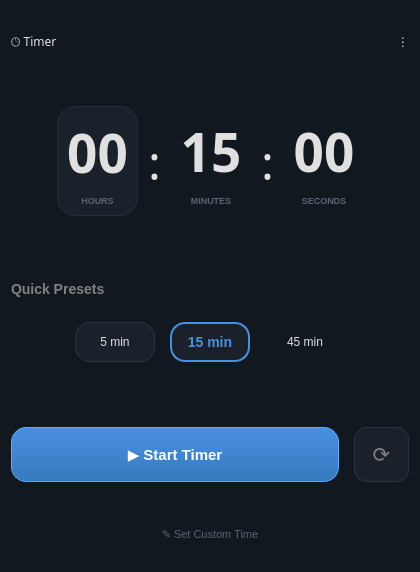
<?xml version="1.0" encoding="UTF-8"?>
<ui version="4.0">
 <class>TimerWidget</class>
 <widget class="QWidget" name="TimerWidget">
  <!-- XÓA hoặc SỬA property geometry và minimumSize -->
  <property name="minimumSize">
   <size>
    <width>420</width>  <!-- Giảm từ 1366 xuống -->
    <height>520</height> <!-- Giảm từ 720 xuống -->
   </size>
  </property>
  <!-- Thêm property sizePolicy nếu cần -->
  <property name="sizePolicy">
   <sizepolicy hsizetype="Expanding" vsizetype="Expanding">
    <horstretch>0</horstretch>
    <verstretch>0</verstretch>
   </sizepolicy>
  </property>
  
  <property name="styleSheet">
   <string notr="true">
    /* Giữ nguyên style sheet */
    QWidget#TimerWidget { 
        background-color: #121820; 
    }
    QLabel { color: #E0E0E0; font-family: 'Segoe UI', sans-serif; }
    QFrame#timeBox { 
        background-color: #1A212A; 
        border-radius: 18px; 
        border: 1px solid #252D37;
    }
    QPushButton#startBtn {
        background-color: qlineargradient(spread:pad, x1:0, y1:0, x2:0, y2:1, stop:0 #4A90E2, stop:1 #357ABD);
        color: white;
        border-radius: 15px;
        font-weight: bold;
        font-size: 15px;
        border: 1px solid #5DA9FF;
    }
    QPushButton#startBtn:hover {
        background-color: #5DA9FF;
    }
    QPushButton#startBtn:pressed {
        background-color: #357ABD;
        padding-top: 3px;
    }
    QFrame#presetFrame {
        background-color: #1A212A;
        border-radius: 15px;
        border: 1px solid #2C353F;
    }
    QFrame#presetFrameSelected {
        background-color: #1A212A;
        border-radius: 15px;
        border: 2px solid #4A90E2;
    }
    QPushButton#resetBtn {
        background-color: #1A212A;
        border: 1px solid #2C353F;
        border-radius: 12px;
        color: #808080;
    }
    QPushButton#resetBtn:hover { color: white; border-color: #4A90E2; }
   </string>
  </property>
  <layout class="QVBoxLayout" name="mainLayout">
   <property name="spacing">
    <number>25</number>
   </property>
   <property name="contentsMargins" stdset="0">
    <number>35</number>
   </property>
   
   <!-- Thêm stretch đầu layout -->
   <item>
    <spacer>
     <property name="orientation">
      <enum>Qt::Vertical</enum>
     </property>
     <property name="sizeHint" stdset="0">
      <size>
       <width>20</width>
       <height>20</height>
      </size>
     </property>
    </spacer>
   </item>
   
   <item>
    <layout class="QHBoxLayout">
     <item>
      <widget class="QLabel" name="label">
       <property name="font">
        <font>
         <family>Segoe UI,sans-serif</family>
        </font>
       </property>
       <property name="text">
        <string>🕒 Timer</string>
       </property>
      </widget>
     </item>
     <item>
      <spacer>
       <property name="orientation">
        <enum>Qt::Horizontal</enum>
       </property>
       <property name="sizeHint" stdset="0">
        <size>
         <width>40</width>
         <height>20</height>
        </size>
       </property>
       <property name="sizeType">
        <enum>QSizePolicy::Expanding</enum>
       </property>
      </spacer>
     </item>
     <item>
      <widget class="QLabel" name="label">
       <property name="text">
        <string>⋮</string>
       </property>
      </widget>
     </item>
    </layout>
   </item>
   
   <!-- Thêm stretch trước display -->
   <item>
    <spacer>
     <property name="orientation">
      <enum>Qt::Vertical</enum>
     </property>
     <property name="sizeHint" stdset="0">
      <size>
       <width>20</width>
       <height>30</height>
      </size>
     </property>
    </spacer>
   </item>
   
   <item>
    <layout class="QHBoxLayout" name="displayLayout">
     <property name="spacing">
      <number>10</number>
     </property>
     <!-- Thêm stretch trước time box -->
     <item>
      <spacer>
       <property name="orientation">
        <enum>Qt::Horizontal</enum>
       </property>
       <property name="sizeHint" stdset="0">
        <size>
         <width>20</width>
         <height>20</height>
        </size>
       </property>
      </spacer>
     </item>
     
     <item>
      <widget class="QFrame" name="timeBox">
       <!-- Sửa minimumSize -->
       <property name="minimumSize">
        <size>
         <width>80</width>  <!-- Giảm xuống -->
         <height>90</height>
        </size>
       </property>
       <property name="maximumSize">
        <size>
         <width>120</width> <!-- Thêm maximumSize -->
         <height>120</height>
        </size>
       </property>
       <layout class="QVBoxLayout">
        <item>
         <widget class="QLabel" name="hourLabel">
          <property name="font">
           <font>
            <family>Segoe UI,sans-serif</family>
            <pointsize>40</pointsize>
            <weight>75</weight>
            <bold>true</bold>
           </font>
          </property>
          <property name="alignment">
           <set>Qt::AlignCenter</set>
          </property>
          <property name="text">
           <string>00</string>
          </property>
         </widget>
        </item>
        <item>
         <widget class="QLabel" name="label">
          <property name="styleSheet">
           <string>color: #5C6370; font-size: 9px; font-weight: bold;</string>
          </property>
          <property name="alignment">
           <set>Qt::AlignCenter</set>
          </property>
          <property name="text">
           <string>HOURS</string>
          </property>
         </widget>
        </item>
       </layout>
      </widget>
     </item>
     
     <item>
      <widget class="QLabel" name="colon1">
       <property name="font">
        <font>
         <family>Segoe UI,sans-serif</family>
         <pointsize>36</pointsize>
        </font>
       </property>
       <property name="text">
        <string>:</string>
       </property>
      </widget>
     </item>
     
     <item>
      <widget class="QFrame" name="timeBox">
       <property name="minimumSize">
        <size>
         <width>80</width>
         <height>90</height>
        </size>
       </property>
       <property name="maximumSize">
        <size>
         <width>120</width>
         <height>120</height>
        </size>
       </property>
       <layout class="QVBoxLayout">
        <item>
         <widget class="QLabel" name="minuteLabel">
          <property name="font">
           <font>
            <family>Segoe UI,sans-serif</family>
            <pointsize>40</pointsize>
            <weight>75</weight>
            <bold>true</bold>
           </font>
          </property>
          <property name="alignment">
           <set>Qt::AlignCenter</set>
          </property>
          <property name="text">
           <string>15</string>
          </property>
         </widget>
        </item>
        <item>
         <widget class="QLabel" name="label">
          <property name="styleSheet">
           <string>color: #5C6370; font-size: 9px; font-weight: bold;</string>
          </property>
          <property name="alignment">
           <set>Qt::AlignCenter</set>
          </property>
          <property name="text">
           <string>MINUTES</string>
          </property>
         </widget>
        </item>
       </layout>
      </widget>
     </item>
     
     <item>
      <widget class="QLabel" name="colon2">
       <property name="font">
        <font>
         <family>Segoe UI,sans-serif</family>
         <pointsize>36</pointsize>
        </font>
       </property>
       <property name="text">
        <string>:</string>
       </property>
      </widget>
     </item>
     
     <item>
      <widget class="QFrame" name="timeBox">
       <property name="minimumSize">
        <size>
         <width>80</width>
         <height>90</height>
        </size>
       </property>
       <property name="maximumSize">
        <size>
         <width>120</width>
         <height>120</height>
        </size>
       </property>
       <layout class="QVBoxLayout">
        <item>
         <widget class="QLabel" name="secondLabel">
          <property name="font">
           <font>
            <family>Segoe UI,sans-serif</family>
            <pointsize>40</pointsize>
            <weight>75</weight>
            <bold>true</bold>
           </font>
          </property>
          <property name="alignment">
           <set>Qt::AlignCenter</set>
          </property>
          <property name="text">
           <string>00</string>
          </property>
         </widget>
        </item>
        <item>
         <widget class="QLabel" name="label">
          <property name="styleSheet">
           <string>color: #5C6370; font-size: 9px; font-weight: bold;</string>
          </property>
          <property name="alignment">
           <set>Qt::AlignCenter</set>
          </property>
          <property name="text">
           <string>SECONDS</string>
          </property>
         </widget>
        </item>
       </layout>
      </widget>
     </item>
     
     <!-- Thêm stretch sau time box -->
     <item>
      <spacer>
       <property name="orientation">
        <enum>Qt::Horizontal</enum>
       </property>
       <property name="sizeHint" stdset="0">
        <size>
         <width>20</width>
         <height>20</height>
        </size>
       </property>
      </spacer>
     </item>
    </layout>
   </item>
   
   <item>
    <spacer>
     <property name="orientation">
      <enum>Qt::Vertical</enum>
     </property>
     <property name="sizeHint" stdset="0">
      <size>
       <width>20</width>
       <height>40</height>
      </size>
     </property>
    </spacer>
   </item>
   
   <item>
    <widget class="QLabel" name="presetLabel">
     <property name="styleSheet">
      <string>color: #808080; font-weight: bold; font-size: 14px;</string>
     </property>
     <property name="text">
      <string>Quick Presets</string>
     </property>
    </widget>
   </item>
   
   <item>
    <layout class="QHBoxLayout">
     <property name="spacing">
      <number>15</number>
     </property>
     <!-- Thêm stretch trước preset -->
     <item>
      <spacer>
       <property name="orientation">
        <enum>Qt::Horizontal</enum>
       </property>
       <property name="sizeHint" stdset="0">
        <size>
         <width>10</width>
         <height>20</height>
        </size>
       </property>
      </spacer>
     </item>
     
     <item>
      <widget class="QFrame" name="presetFrame">
       <property name="minimumSize">
        <size>
         <width>80</width>
         <height>40</height>
        </size>
       </property>
       <property name="maximumSize">
        <size>
         <width>120</width>
         <height>50</height>
        </size>
       </property>
       <layout class="QVBoxLayout">
        <item>
         <widget class="QLabel" name="label">
          <property name="alignment">
           <set>Qt::AlignCenter</set>
          </property>
          <property name="text">
           <string>5 min</string>
          </property>
         </widget>
        </item>
       </layout>
      </widget>
     </item>
     
     <item>
      <widget class="QFrame" name="presetFrameSelected">
       <property name="minimumSize">
        <size>
         <width>80</width>
         <height>40</height>
        </size>
       </property>
       <property name="maximumSize">
        <size>
         <width>120</width>
         <height>50</height>
        </size>
       </property>
       <layout class="QVBoxLayout">
        <item>
         <widget class="QLabel" name="label">
          <property name="styleSheet">
           <string>color: #4A90E2; font-weight: bold; font-size: 14px;</string>
          </property>
          <property name="alignment">
           <set>Qt::AlignCenter</set>
          </property>
          <property name="text">
           <string>15 min</string>
          </property>
         </widget>
        </item>
       </layout>
      </widget>
     </item>
     
     <item>
      <widget class="QFrame" name="presetFrame">
       <property name="minimumSize">
        <size>
         <width>80</width>
         <height>40</height>
        </size>
       </property>
       <property name="maximumSize">
        <size>
         <width>120</width>
         <height>50</height>
        </size>
       </property>
       <layout class="QVBoxLayout">
        <item>
         <widget class="QLabel" name="label">
          <property name="alignment">
           <set>Qt::AlignCenter</set>
          </property>
          <property name="text">
           <string>45 min</string>
          </property>
         </widget>
        </item>
       </layout>
      </widget>
     </item>
     
     <!-- Thêm stretch sau preset -->
     <item>
      <spacer>
       <property name="orientation">
        <enum>Qt::Horizontal</enum>
       </property>
       <property name="sizeHint" stdset="0">
        <size>
         <width>10</width>
         <height>20</height>
        </size>
       </property>
      </spacer>
     </item>
    </layout>
   </item>
   
   <item>
    <spacer>
     <property name="orientation">
      <enum>Qt::Vertical</enum>
     </property>
     <property name="sizeHint" stdset="0">
      <size>
       <width>20</width>
       <height>40</height>
      </size>
     </property>
    </spacer>
   </item>
   
   <item>
    <layout class="QHBoxLayout">
     <property name="spacing">
      <number>15</number>
     </property>
     <item>
      <widget class="QPushButton" name="startBtn">
       <property name="minimumSize">
        <size>
         <width>0</width>
         <height>55</height>
        </size>
       </property>
       <!-- Thêm sizePolicy cho nút để co giãn -->
       <property name="sizePolicy">
        <sizepolicy hsizetype="Expanding" vsizetype="Fixed">
         <horstretch>3</horstretch>
         <verstretch>0</verstretch>
        </sizepolicy>
       </property>
       <property name="text">
        <string>▶ Start Timer</string>
       </property>
      </widget>
     </item>
     <item>
      <widget class="QPushButton" name="resetBtn">
       <property name="minimumSize">
        <size>
         <width>55</width>
         <height>55</height>
        </size>
       </property>
       <property name="font">
        <font>
         <pointsize>16</pointsize>
        </font>
       </property>
       <property name="text">
        <string>⟳</string>
       </property>
      </widget>
     </item>
    </layout>
   </item>
   
   <item>
    <spacer>
     <property name="orientation">
      <enum>Qt::Vertical</enum>
     </property>
     <property name="sizeHint" stdset="0">
      <size>
       <width>20</width>
       <height>20</height>
      </size>
     </property>
    </spacer>
   </item>
   
   <item>
    <widget class="QLabel" name="customTimeLabel">
     <property name="styleSheet">
      <string>color: #5C6370; font-size: 11px;</string>
     </property>
     <property name="text">
      <string>✎ Set Custom Time</string>
     </property>
     <property name="alignment">
      <set>Qt::AlignCenter</set>
     </property>
    </widget>
   </item>
   
   <!-- Thêm stretch cuối layout -->
   <item>
    <spacer>
     <property name="orientation">
      <enum>Qt::Vertical</enum>
     </property>
     <property name="sizeHint" stdset="0">
      <size>
       <width>20</width>
       <height>20</height>
      </size>
     </property>
     <property name="sizeType">
      <enum>QSizePolicy::Expanding</enum>
     </property>
    </spacer>
   </item>
  </layout>
 </widget>
 <resources/>
 <connections/>
</ui>
